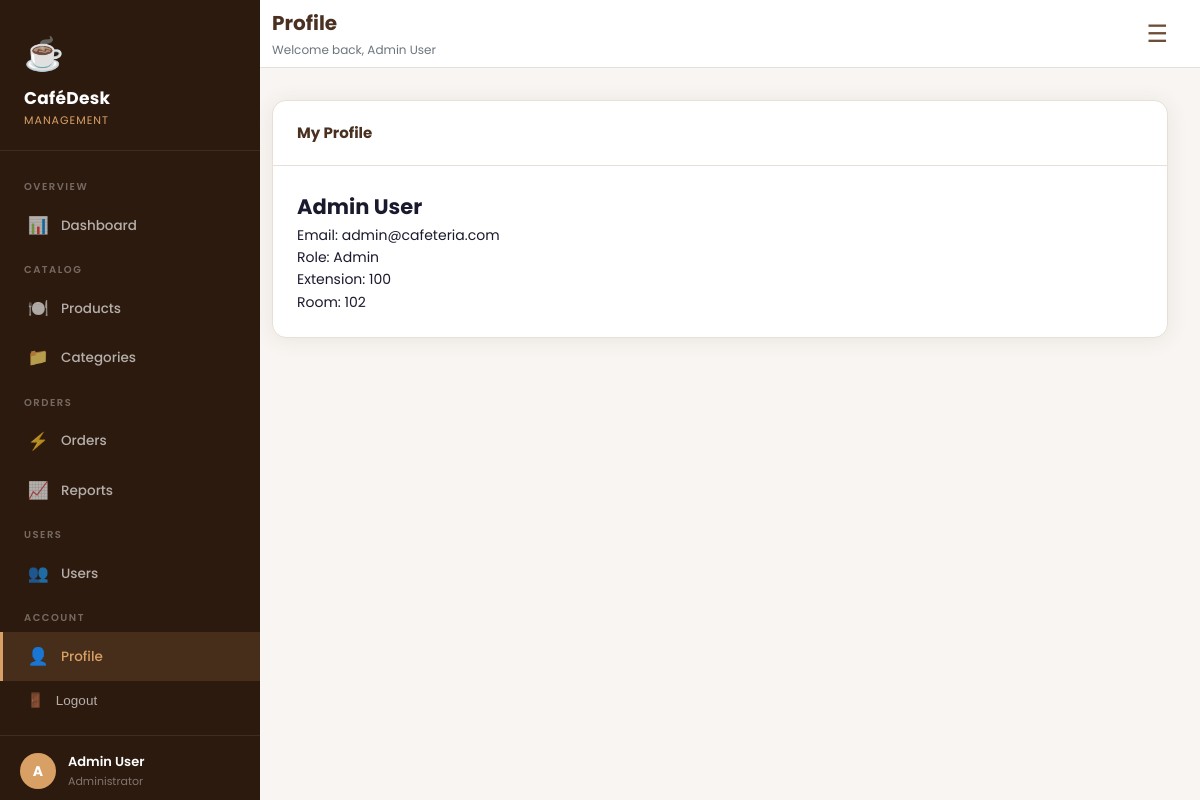
Screenshot of /profile (signed in) with the database file from the repository.
### tables this page shows
CREATE TABLE `users` (
  `id` int NOT NULL,
  `name` varchar(100) NOT NULL,
  `email` varchar(150) NOT NULL,
  `password` varchar(255) NOT NULL,
  `role` enum('admin','user') DEFAULT 'user',
  `room_id` int DEFAULT NULL,
  `extension` varchar(20) DEFAULT NULL,
  `created_at` timestamp NULL DEFAULT CURRENT_TIMESTAMP
);

CREATE TABLE `rooms` (
  `id` int NOT NULL,
  `room_number` varchar(20) NOT NULL,
  `description` varchar(255) DEFAULT NULL
);

### core/functions.php (called while the page is built, shortened)
<?php
function urlIS($url)
{
    $requestUri = parse_url($_SERVER['REQUEST_URI'], PHP_URL_PATH);
    return $requestUri === $url;
}
function base_path($path)
{
    return BASE_PATH . $path;
}
function view($path, $attributes = [])
{
    extract($attributes);
    require base_path("views/{$path}");
}

### controllers/profile/show.php (called while the page is built, shortened)
<?php
$config = require base_path('config.php');
$db = new Database($config);
$user = $db
    ->query(
        "SELECT users.*, rooms.room_number
         FROM users
         LEFT JOIN rooms
         ON users.room_id = rooms.id
         WHERE users.id = :id",
        [
            'id' => Auth::user()['id']
        ]
    )
    ->find();
view('profile/show.view.php', [
    'pageTitle' => 'Profile',
    'profile' => $user
]);

### public/index.php (called while the page is built, shortened)
<?php
require_once BASE_PATH . "Core/functions.php";
spl_autoload_register(function ($class) {
    $class = str_replace("\\", "/", $class);
});
$router = new Router();
$url = parse_url($_SERVER['REQUEST_URI'], PHP_URL_PATH);
$method = $_POST['_method'] ?? $_SERVER['REQUEST_METHOD'];
$router->route($url, $method);

### core/Session.php (called while the page is built, shortened)
<?php
class Session
{
    public static function get($key, $default = null)
    {
        return $_SESSION[$key] ?? $default;
    }
}

### core/Auth.php (called while the page is built, shortened)
<?php
class Auth
{
    public static function user()
    {
        return Session::get('user');
    }
}

### core/Database.php (called while the page is built, shortened)
<?php
class Database
{
    public $connection;
    public function __construct($config)
    {
        $dsn = "mysql:host={$config['host']};dbname={$config['dbname']};port={$config['port']};charset={$config['charset']}";
        $this->connection = new PDO(
            $dsn,
            $config['user'],
            $config['password'],
            [
                PDO::ATTR_DEFAULT_FETCH_MODE => PDO::FETCH_ASSOC
            ]
        );
    }
    public function query($query, $params = [])
    {
        $this->statement = $this->connection->prepare($query);
        $this->statement->execute($params);
        return $this;
    }
}

### config.php (called while the page is built)
<?php
return [
    "host"    => "localhost",
    "dbname"  => "cafeteria",
    "port"    => 3306,
    "user"    => "root",
    "charset" => "utf8mb4",
    "password" => ""
];

### views/profile/show.view.php (the view)
<?php require base_path('views/partials/head.php'); ?>
<?php require base_path('views/partials/sidebar.php'); ?>
<div class="main">
<?php require base_path('views/partials/navbar.php'); ?>
<div class="page-body">
    <div class="card">
        <div class="card-header">
            <h3>My Profile</h3>
        </div>
        <div class="card-body">
            <h2><?= htmlspecialchars($profile['name']) ?></h2>
            <p>Email: <?= htmlspecialchars($profile['email']) ?></p>
            <p>Role: <?= ucfirst($profile['role']) ?></p>
            <p>Extension: <?= htmlspecialchars($profile['extension'] ?? '-') ?></p>
            <p>Room: <?= htmlspecialchars($profile['room_number'] ?? '-') ?></p>
        </div>
    </div>
</div>
</div>
<?php require base_path('views/partials/footer.php'); ?>

### core/Router.php (shortened to what this page needs)
<?php
class Router
{
    protected $routes = [];
    public function get($url, $controller)
    {
        $this->routes[] = [
            "url"        => $url,
            "controller" => $controller,
            "method"     => "GET"
        ];
    }
    public function post($url, $controller)
    {
        $this->routes[] = [
            "url"        => $url,
            "controller" => $controller,
            "method"     => "POST"
        ];
    }
    public function delete($url, $controller)
    {
        $this->routes[] = [
            "url"        => $url,
            "controller" => $controller,
            "method"     => "DELETE"
        ];
    }
    public function patch($url, $controller)
    {
        $this->routes[] = [
            "url"        => $url,
            "controller" => $controller,
            "method"     => "PATCH"
        ];
    }
    public function route($url, $method)
    {
        foreach ($this->routes as $route) {
            if ($route['url'] === $url && $route['method'] === strtoupper($method)) {
                return require base_path($route['controller']);
            }
        }
    }
}

### views/partials/sidebar-admin.php (shortened to what this page needs)
<?php
$user = Auth::user();
?>
<aside class="sidebar">
    <div class="sidebar-logo">
        <span class="logo-icon">☕</span>
        <div class="logo-name">
            CaféDesk
        </div>
        <div class="logo-sub">
            Management
        </div>
    </div>
    <nav class="sidebar-nav">
        <div class="nav-section-label">
            Overview
        </div>
        <a href="/dashboard" class="<?= urlIS("/dashboard") ? "active" : "" ?>">
            <span class="nav-icon">📊</span>
            Dashboard
        </a>
        <div class="nav-section-label">
            Catalog
        </div>
        <a href="/products" class="<?= urlIS("/products") ? "active" : "" ?>">
            <span class="nav-icon">🍽️</span>
            Products
        </a>
        <a href="/categories" class="<?= urlIS("/categories") ? "active" : "" ?>">
            <span class="nav-icon">📁</span>
            Categories
        </a>
        <div class="nav-section-label">
            Orders
        </div>
        <a href="/orders" class="<?= urlIS("/orders") ? "active" : "" ?>">
            <span class="nav-icon">⚡</span>
            Orders
        </a>
        <a href="/reports" class="<?= urlIS("/reports") ? "active" : "" ?>">
            <span class="nav-icon">📈</span>
            Reports
        </a>
        <div class="nav-section-label">
            Users
        </div>
        <a href="/users" class="<?= urlIS("/users") ? "active" : "" ?>">
            <span class="nav-icon">👥</span>
            Users
        </a>
        <div class="sidebar-bottom">
            <div class="nav-section-label">
                Account
            </div>
            <a href="/profile" class="<?= urlIS("/profile") ? "active" : "" ?>">
                <span class="nav-icon">👤</span>
                Profile
            </a>
            <form method="POST" action="/logout">
                <button type="submit" class="sidebar-link logout-link">
                    <span class="nav-icon">🚪</span>
                    Logout
                </button>
            </form>
        </div>
    </nav>
    <div class="sidebar-user">
        <div class="avatar">
            <?=
                strtoupper(
                    substr($user['name'], 0, 1)
                );
            ?>
        </div>
        <div class="user-info">
            <div class="name">
                <?= htmlspecialchars($user['name']) ?>
            </div>
            <div class="role">
                <?= $user['role'] === 'admin'
                ? 'Administrator'
                : 'Employee'; ?>
            </div>
        </div>
    </div>
</aside>

### views/partials/navbar.php (shortened to what this page needs)
<?php
$user = Auth::user();
?>
<header class="topbar">
    <div>
        <div class="topbar-title">
            <?= $pageTitle ?? 'Dashboard'; ?>
        </div>
        <div class="topbar-sub">
            Welcome back,
            <?= htmlspecialchars($user['name'] ?? 'Guest') ?>
        </div>
    </div>
    <button id="sidebar-toggle" class="sidebar-toggle">
        ☰
    </button>
</header>

### public/css/app.css (style rules this page uses)
:root { --primary: #6f4e37; --primary-light: #8b6347; --primary-dark: #4a3020; --secondary: #d9a066; --secondary-light: #e8bb8a; --secondary-dark: #b8824a; --bg: #f8f5f2; --bg-card: #ffffff; --bg-sidebar: #2c1a0e; --success: #28a745; --danger: #dc3545; --warning: #ffc107; --info: #17a2b8; --text-dark: #1a1a2e; --text-muted: #6c757d; --border: #e8e0d8; --shadow: 0 2px 20px rgba(111, 78, 55, 0.1); --shadow-lg: 0 8px 40px rgba(111, 78, 55, 0.18); --radius: 14px; --radius-sm: 8px; }
* { box-sizing: border-box; margin: 0; padding: 0; }
body { font-family: "Poppins", sans-serif; background: var(--bg); color: var(--text-dark); font-size: 14px; line-height: 1.6; }
.sidebar { width: 260px; background: var(--bg-sidebar); height: 100vh; position: fixed; top: 0; left: 0; display: flex; flex-direction: column; overflow-y: auto; z-index: 100; transition: 0.3s ease; }
.sidebar-logo { padding: 28px 24px 20px; border-bottom: 1px solid rgba(255, 255, 255, 0.08); }
.sidebar-logo .logo-icon { font-size: 32px; display: block; margin-bottom: 6px; }
.sidebar-logo .logo-name { font-size: 17px; font-weight: 700; color: #fff; letter-spacing: 0.3px; }
.sidebar-logo .logo-sub { font-size: 11px; color: var(--secondary); font-weight: 400; letter-spacing: 1px; text-transform: uppercase; }
.sidebar-nav { padding: 16px 0; flex: 1; }
.nav-section-label { font-size: 10px; font-weight: 600; letter-spacing: 1.5px; text-transform: uppercase; color: rgba(255, 255, 255, 0.35); padding: 12px 24px 6px; }
.sidebar-nav a { display: flex; align-items: center; gap: 12px; padding: 11px 24px; color: rgba(255, 255, 255, 0.65); text-decoration: none; font-size: 13.5px; font-weight: 500; transition: all 0.2s; border-left: 3px solid transparent; }
.sidebar-nav a.active { background: rgba(217, 160, 102, 0.15); color: var(--secondary); border-left-color: var(--secondary); }
.sidebar-nav a .nav-icon { font-size: 17px; width: 22px; text-align: center; }
.sidebar-user { padding: 16px 20px; border-top: 1px solid rgba(255, 255, 255, 0.08); display: flex; align-items: center; gap: 12px; }
.sidebar-user .avatar { width: 36px; height: 36px; border-radius: 50%; background: var(--secondary); display: flex; align-items: center; justify-content: center; font-weight: 700; color: white; font-size: 14px; }
.sidebar-user .user-info .name { font-size: 13px; font-weight: 600; color: #fff; }
.sidebar-user .user-info .role { font-size: 11px; color: rgba(255, 255, 255, 0.4); }
.sidebar-toggle { background: none; border: none; font-size: 24px; cursor: pointer; color: var(--primary); }
.main { flex: 1; display: flex; flex-direction: column; margin-left: 240px; }
.topbar { background: #fff; border-bottom: 1px solid var(--border); padding: 0 32px; height: 68px; display: flex; align-items: center; justify-content: space-between; position: sticky; top: 0; z-index: 50; }
.topbar-title { font-size: 20px; font-weight: 700; color: var(--primary-dark); }
.topbar-sub { font-size: 12px; color: var(--text-muted); margin-top: 1px; }
.page-body { padding: 32px; flex: 1; }
.card { background: #fff; border-radius: var(--radius); border: 1px solid var(--border); box-shadow: var(--shadow); overflow: hidden; }
.card-header { padding: 20px 24px; border-bottom: 1px solid var(--border); display: flex; align-items: center; justify-content: space-between; }
.card-header h3 { font-size: 15px; font-weight: 700; color: var(--primary-dark); }
.card-body { padding: 24px; }
.sidebar-bottom { margin-top: auto; }
.sidebar-link { display: flex; align-items: center; gap: 12px; width: 100%; padding: 11px 24px; background: transparent; border: none; border-left: 3px solid transparent; color: rgba(255, 255, 255, 0.65); text-decoration: none; text-align: left; font-size: 13.5px; font-weight: 500; cursor: pointer; transition: all 0.2s; }
.sidebar { display: flex; flex-direction: column; }
.sidebar-nav { flex: 1; }
html { scrollbar-width: thin; scrollbar-color: #6f7883 #1f242b; }

### rows the page displays
users: name "A", name "Admin User", shows "Administrator", email "admin@cafeteria.com", role "Admin", extension "100", room.room_number "102"
